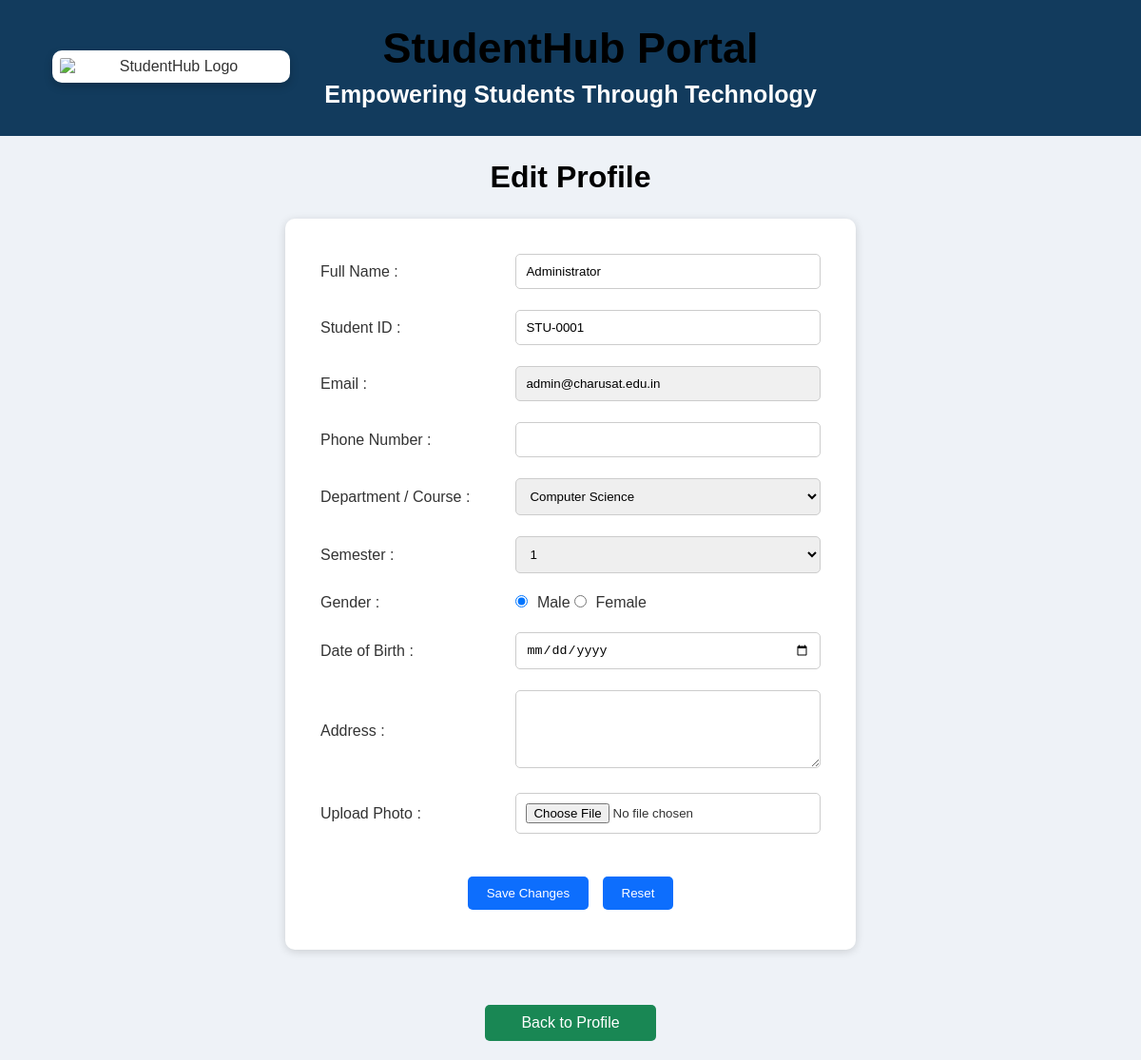
Page /Practical-2/edit.php (signed in) on the committed database.
### tables this page shows
CREATE TABLE IF NOT EXISTS `students` (
    `student_id` INT AUTO_INCREMENT PRIMARY KEY,
    `name` VARCHAR(100) NOT NULL,
    `email` VARCHAR(100) NOT NULL UNIQUE,
    `mobile` VARCHAR(15) DEFAULT NULL,
    `course` VARCHAR(100) DEFAULT NULL,
    `role` VARCHAR(20) NOT NULL DEFAULT 'student',
    `last_login` DATETIME DEFAULT NULL,
    `password` VARCHAR(255) NOT NULL,
    `dob` DATE DEFAULT NULL,
    `gender` VARCHAR(20) DEFAULT NULL,
    `address` TEXT DEFAULT NULL,
    `country` VARCHAR(50) DEFAULT NULL,
    `state` VARCHAR(50) DEFAULT NULL,
    `city` VARCHAR(50) DEFAULT NULL,
    `skills` TEXT DEFAULT NULL,
    `terms_accepted` TINYINT(1) DEFAULT 1,
    `created_at` TIMESTAMP DEFAULT CURRENT_TIMESTAMP
);

### Practical-2/edit.php (the view, shortened to what this page needs)
<?php
require_once __DIR__ . "/../Practical-7&8&9/db.php";
$studentId = $_SESSION["student_id"];
$stmt = $pdo->prepare("SELECT student_id, name, email, mobile, dob, gender, course, address FROM students WHERE student_id = ? LIMIT 1");
$stmt->execute([$studentId]);
$student = $stmt->fetch(PDO::FETCH_ASSOC);
$studentRoll = "";
if (preg_match('/^([0-9]{2}d[a-zA-Z]{2}[0-9]{3})@/i', $student["email"] ?? "", $matches)) {
    $studentRoll = strtoupper($matches[1]);
} else {
    $studentRoll = "STU-" . str_pad((string)($student["student_id"] ?? "1"), 4, "0", STR_PAD_LEFT);
}
$currentGender = strtolower($student["gender"] ?? "male");
$currentCourse = $student["course"] ?? "Computer Science";
?>
<!DOCTYPE html>
<html lang="en">
<head>
    <link rel="stylesheet" href="../Practical-3/edit.css">
</head>
<body>
<header>
    <div class="header-content">
        <img src="https://admission.charusat.ac.in/View%20Assets/MainPage/assets/charusat%20images/logo.png"
            alt="StudentHub Logo">
        <div class="header-text">
            <h1>StudentHub Portal</h1>
            <p><b>Empowering Students Through Technology</b></p>
        </div>
    </div>
</header>
<h1 align="center" style="color:black">
    Edit Profile
</h1>
<form action="edit.php" method="POST">
    <table cellpadding="8">
        <tr>
            <td>Full Name : </td>
            <td>
                <input type="text" name="name" value="<?= htmlspecialchars($student["name"] ?? "", ENT_QUOTES, "UTF-8") ?>" required>
            </td>
        </tr>
        <tr>
            <td>Student ID : </td>
            <td>
                <input type="text" value="<?= htmlspecialchars($studentRoll, ENT_QUOTES, "UTF-8") ?>" readonly>
            </td>
        </tr>
        <tr>
            <td>Email : </td>
            <td>
                <input type="email" value="<?= htmlspecialchars($student["email"] ?? "", ENT_QUOTES, "UTF-8") ?>" readonly style="background-color: #f0f0f0;">
            </td>
        </tr>
        <tr>
            <td>Phone Number :</td>
            <td>
                <input type="tel" name="mobile" value="<?= htmlspecialchars(!empty($student["mobile"]) ? "+91 " . $student["mobile"] : "", ENT_QUOTES, "UTF-8") ?>">
            </td>
        </tr>
        <tr>
            <td>Department / Course : </td>
            <td>
                <select name="course">
                    <option <?= ($currentCourse === "Computer Science" || stripos($currentCourse, "Computer Science") !== false) ? "selected" : "" ?>>Computer Science</option>
                </select>
            </td>
        </tr>
        <tr>
            <td>Semester : </td>
            <td>
                <select name="semester">
                    <option selected>1</option>
                </select>
            </td>
        </tr>
        <tr>
            <td>Gender : </td>
            <td>
                <input type="radio" name="gender" value="Male" <?= ($currentGender === "male") ? "checked" : "" ?>> Male
                <input type="radio" name="gender" value="Female" <?= ($currentGender === "female") ? "checked" : "" ?>> Female
            </td>
        </tr>
        <tr>
            <td>Date of Birth : </td>
            <td>
                <input type="date" name="dob" value="<?= htmlspecialchars($student["dob"] ?? "", ENT_QUOTES, "UTF-8") ?>">
            </td>
        </tr>
        <tr>
            <td>Address :</td>
            <td>
                <textarea name="address" rows="4" cols="30"><?= htmlspecialchars($student["address"] ?? "", ENT_QUOTES, "UTF-8") ?></textarea>
            </td>
        </tr>
        <tr>
            <td>Upload Photo : </td>
            <td>
                <input type="file" name="photo">
            </td>
        </tr>
        <tr>
            <td colspan="2" align="center">
                <br>
                <input type="submit" value="Save Changes">
                <input type="reset" value="Reset">
            </td>
        </tr>
    </table>
</form>
<br>
<a href="profile.php">
    Back to Profile
</a>
</body>
</html>

### Practical-3/edit.css (style rules this page uses)
* { margin:0; padding:0; box-sizing:border-box; }
body { font-family:Arial, sans-serif; background:#eef2f7; color:#333; }
header { background:#123B5D; text-align:center; padding:25px; border-bottom:4px solid #123B5D; position:relative; }
.header-content { display:flex; align-items:center; justify-content:center; gap:20px; position:relative; }
.header-content img { width:250px; height:auto; border-radius:10px; background:white; padding:8px; box-shadow:0 4px 10px rgba(0,0,0,0.2); position:absolute; left:30px; }
.header-text { text-align:center; }
.header-text h1 { margin:0; color:black; font-size:45px; }
.header-text p { margin-top:8px; color:white; font-size:25px; }
h1 { text-align:center; color:#0d6efd; margin:25px 0; }
form { width:600px; margin:20px auto; background:#fff; padding:25px; border-radius:10px; box-shadow:0 2px 10px rgba(0,0,0,0.15); }
table { width:100%; }
td { padding:10px; vertical-align:middle; }
input[type="text"], input[type="email"], input[type="tel"], input[type="date"], input[type="file"], select, textarea { width:100%; padding:10px; border:1px solid #ccc; border-radius:5px; }
textarea { resize:vertical; }
input[type="radio"] { margin-right:5px; }
input[type="submit"], input[type="reset"] { background:#0d6efd; color:white; border:none; padding:10px 20px; border-radius:5px; cursor:pointer; margin:5px; }
a { display:block; width:180px; margin:20px auto; text-align:center; text-decoration:none; background:#198754; color:white; padding:10px; border-radius:5px; }

### rows in the picture
students: name "Administrator", student_id "STU-0001", email "admin@charusat.edu.in", gender "☑"
